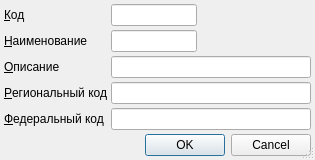
<?xml version="1.0" encoding="UTF-8"?>
<ui version="4.0">
 <class>ItemEditorDialog</class>
 <widget class="QDialog" name="ItemEditorDialog">
  <property name="geometry">
   <rect>
    <x>0</x>
    <y>0</y>
    <width>315</width>
    <height>159</height>
   </rect>
  </property>
  <property name="windowTitle">
   <string>ChangeMe!</string>
  </property>
  <property name="sizeGripEnabled">
   <bool>true</bool>
  </property>
  <layout class="QGridLayout">
   <property name="margin">
    <number>4</number>
   </property>
   <property name="spacing">
    <number>4</number>
   </property>
   <item row="6" column="0" colspan="3">
    <widget class="QDialogButtonBox" name="buttonBox">
     <property name="orientation">
      <enum>Qt::Horizontal</enum>
     </property>
     <property name="standardButtons">
      <set>QDialogButtonBox::Cancel|QDialogButtonBox::Ok</set>
     </property>
    </widget>
   </item>
   <item row="0" column="2">
    <spacer>
     <property name="orientation">
      <enum>Qt::Horizontal</enum>
     </property>
     <property name="sizeHint" stdset="0">
      <size>
       <width>131</width>
       <height>20</height>
      </size>
     </property>
    </spacer>
   </item>
   <item row="0" column="1">
    <widget class="QLineEdit" name="edtCode">
     <property name="maxLength">
      <number>8</number>
     </property>
    </widget>
   </item>
   <item row="1" column="0">
    <widget class="QLabel" name="lblName">
     <property name="text">
      <string>&amp;Наименование</string>
     </property>
     <property name="buddy">
      <cstring>edtName</cstring>
     </property>
    </widget>
   </item>
   <item row="0" column="0">
    <widget class="QLabel" name="lblCode">
     <property name="text">
      <string>&amp;Код</string>
     </property>
     <property name="buddy">
      <cstring>edtCode</cstring>
     </property>
    </widget>
   </item>
   <item row="2" column="0">
    <widget class="QLabel" name="lblDescr">
     <property name="text">
      <string>&amp;Описание</string>
     </property>
     <property name="buddy">
      <cstring>edtDescr</cstring>
     </property>
    </widget>
   </item>
   <item row="1" column="1">
    <widget class="QLineEdit" name="edtName">
     <property name="maxLength">
      <number>8</number>
     </property>
    </widget>
   </item>
   <item row="2" column="1" colspan="2">
    <widget class="QLineEdit" name="edtDescr">
     <property name="maxLength">
      <number>64</number>
     </property>
    </widget>
   </item>
   <item row="1" column="2">
    <spacer>
     <property name="orientation">
      <enum>Qt::Horizontal</enum>
     </property>
     <property name="sizeHint" stdset="0">
      <size>
       <width>40</width>
       <height>20</height>
      </size>
     </property>
    </spacer>
   </item>
   <item row="3" column="0">
    <widget class="QLabel" name="lblRegionalCode">
     <property name="text">
      <string>&amp;Региональный код</string>
     </property>
     <property name="buddy">
      <cstring>edtRegionalCode</cstring>
     </property>
    </widget>
   </item>
   <item row="3" column="1" colspan="2">
    <widget class="QLineEdit" name="edtRegionalCode"/>
   </item>
   <item row="5" column="0" colspan="3">
    <spacer name="verticalSpacer">
     <property name="orientation">
      <enum>Qt::Vertical</enum>
     </property>
     <property name="sizeHint" stdset="0">
      <size>
       <width>20</width>
       <height>40</height>
      </size>
     </property>
    </spacer>
   </item>
   <item row="4" column="0">
    <widget class="QLabel" name="lblFederalCode">
     <property name="text">
      <string>&amp;Федеральный код</string>
     </property>
     <property name="buddy">
      <cstring>edtFederalCode</cstring>
     </property>
    </widget>
   </item>
   <item row="4" column="1" colspan="2">
    <widget class="QLineEdit" name="edtFederalCode"/>
   </item>
  </layout>
 </widget>
 <tabstops>
  <tabstop>edtCode</tabstop>
  <tabstop>edtName</tabstop>
  <tabstop>edtDescr</tabstop>
  <tabstop>edtRegionalCode</tabstop>
  <tabstop>edtFederalCode</tabstop>
  <tabstop>buttonBox</tabstop>
 </tabstops>
 <resources/>
 <connections>
  <connection>
   <sender>buttonBox</sender>
   <signal>accepted()</signal>
   <receiver>ItemEditorDialog</receiver>
   <slot>accept()</slot>
   <hints>
    <hint type="sourcelabel">
     <x>162</x>
     <y>152</y>
    </hint>
    <hint type="destinationlabel">
     <x>117</x>
     <y>106</y>
    </hint>
   </hints>
  </connection>
  <connection>
   <sender>buttonBox</sender>
   <signal>rejected()</signal>
   <receiver>ItemEditorDialog</receiver>
   <slot>reject()</slot>
   <hints>
    <hint type="sourcelabel">
     <x>242</x>
     <y>152</y>
    </hint>
    <hint type="destinationlabel">
     <x>247</x>
     <y>107</y>
    </hint>
   </hints>
  </connection>
 </connections>
</ui>
